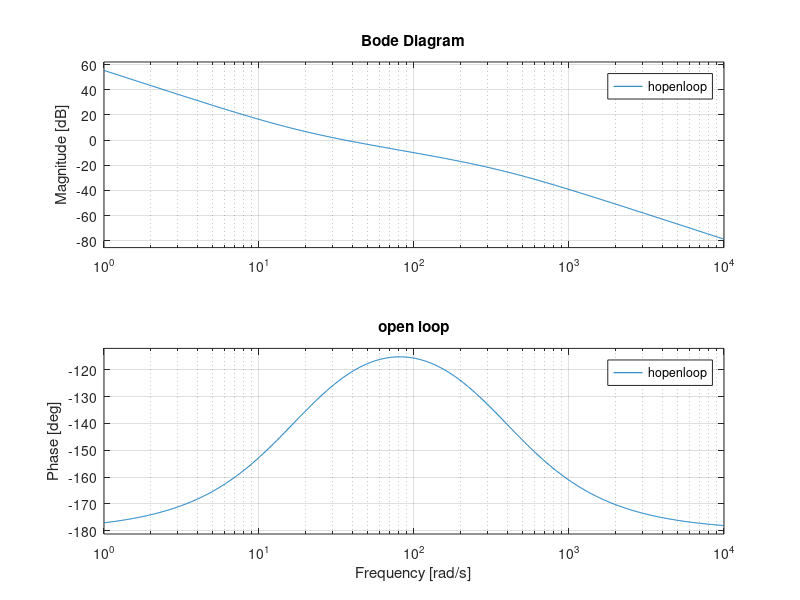
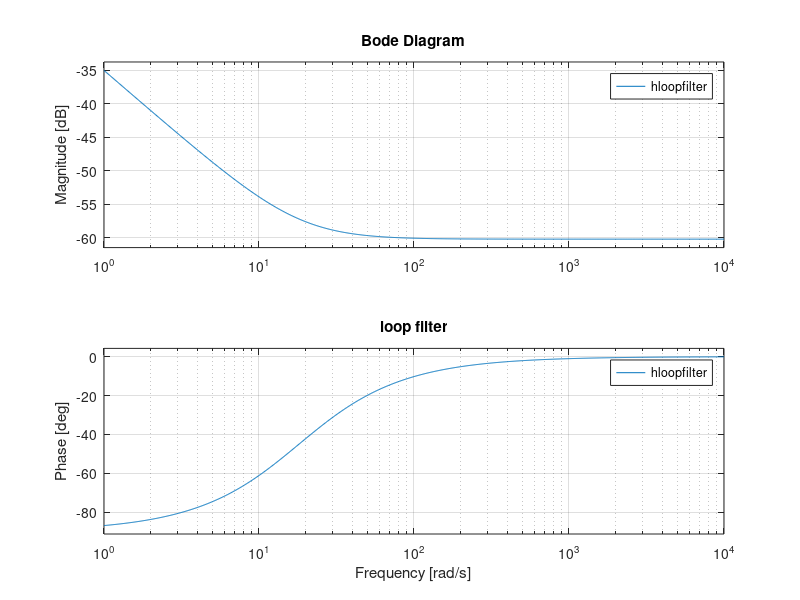
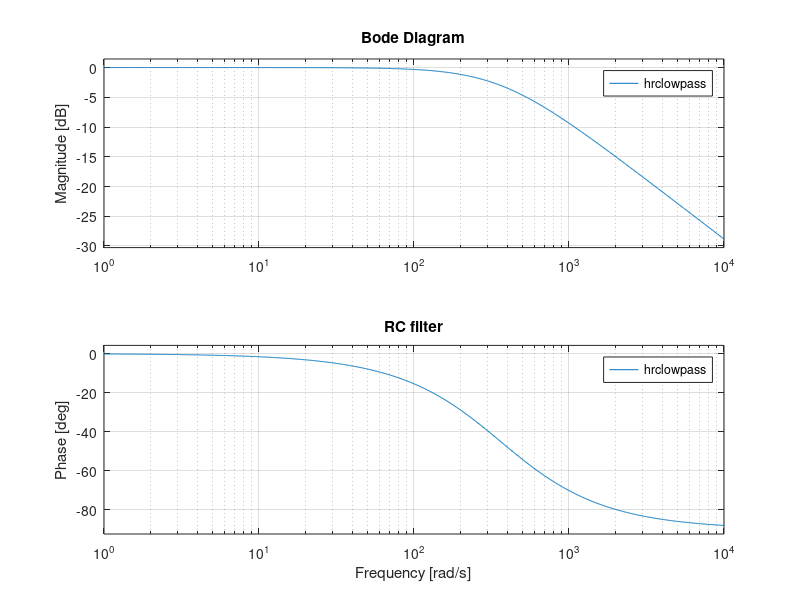

These charts were generated, in order, by the following MATLAB code:
clear

wmax = 1e4;
wmin = 1e0;

%Frequency parameters:
fin=27e6;
Ndec1=91;
Ndec2=500;
fpll=fin/Ndec1;
hdecimator1 = 1/Ndec1;
hdecimator2 = 1/Ndec2;

% Phase comparator : 
Tpll=1/fpll;
hphasecomparator = ss(0,1,Ndec2,0);

% Loop filter:
alpha = 2^-24%2^-12
beta  = 2^-10%2^-4
% dx/dt = A*x+B*u
% Vo    = C*x+D*u
% x = [Vc1 Vcp Vcs]'
% u = [ii Vth]' 
hloopfilter = ss(0,1/Tpll,alpha,beta);
wkneeloop = alpha/beta/Tpll

%DAC:
Tdac = 4/148.5e6
Nbits=16
Vcc= 3.3
Mdac=3/4
hdac = Vcc*Mdac;

% RC filter : 
C=680e-9
R=1/(wkneeloop*20)/C %100000
frc=1/2/pi/R/C
hrclowpass = ss(-1/C/R,1/C/R,1,0);

%VCXO characteristics:
Kvcxo=90e-6
fvcxo=148.5e6/1.001
Vvcxomin=0;
Vvcxomax=2.5;
Vvcxo0 = 1.25;  %Linearization voltage
hvcxo = Kvcxo*fvcxo;

% Open loop gain:
hopenloop = hphasecomparator*hloopfilter*hdac*hrclowpass*hvcxo*hdecimator2;
figure(1)
bode(hopenloop,{wmin,wmax})
title('open loop')
grid on

% loop filter:
figure(2)
bode(hloopfilter,{wmin,wmax})
title('loop filter')
grid on

% RC filter:
figure(3)
bode(hrclowpass,{wmin,wmax})
title('RC filter')
grid on